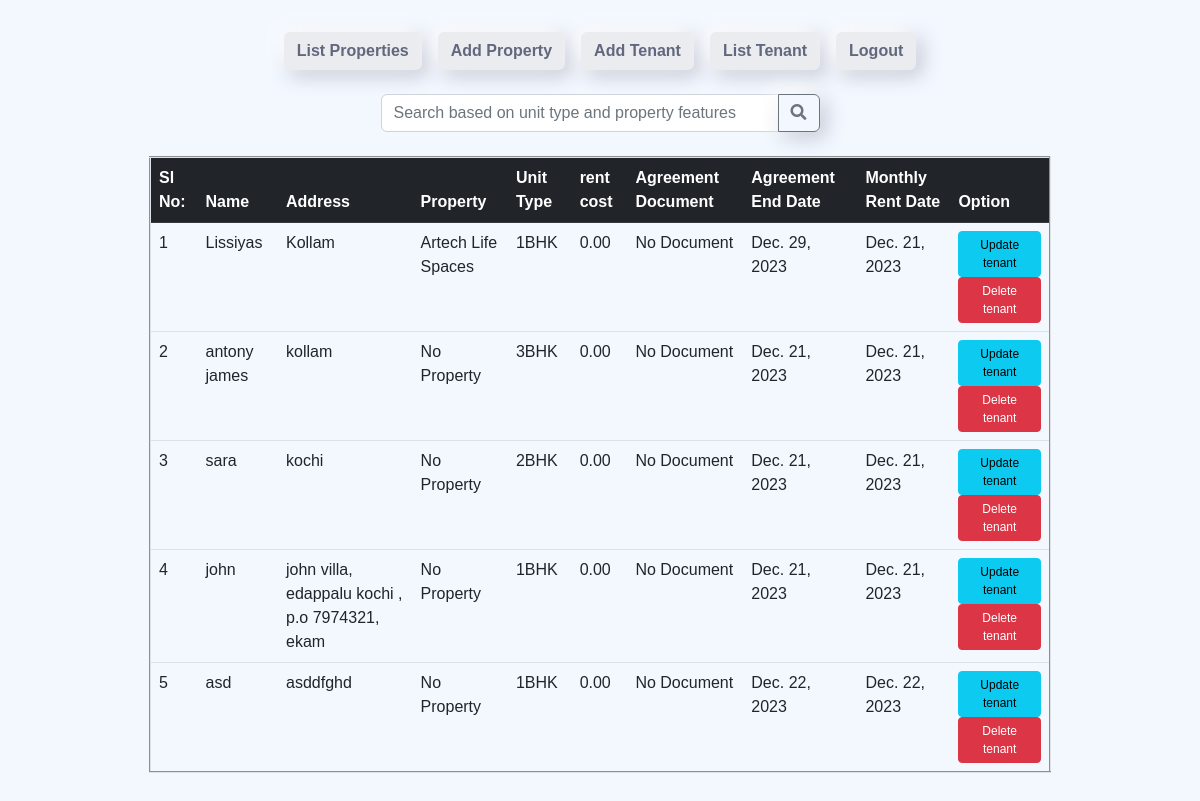
Page /list-tenant/ (signed in) on the earlier database version.
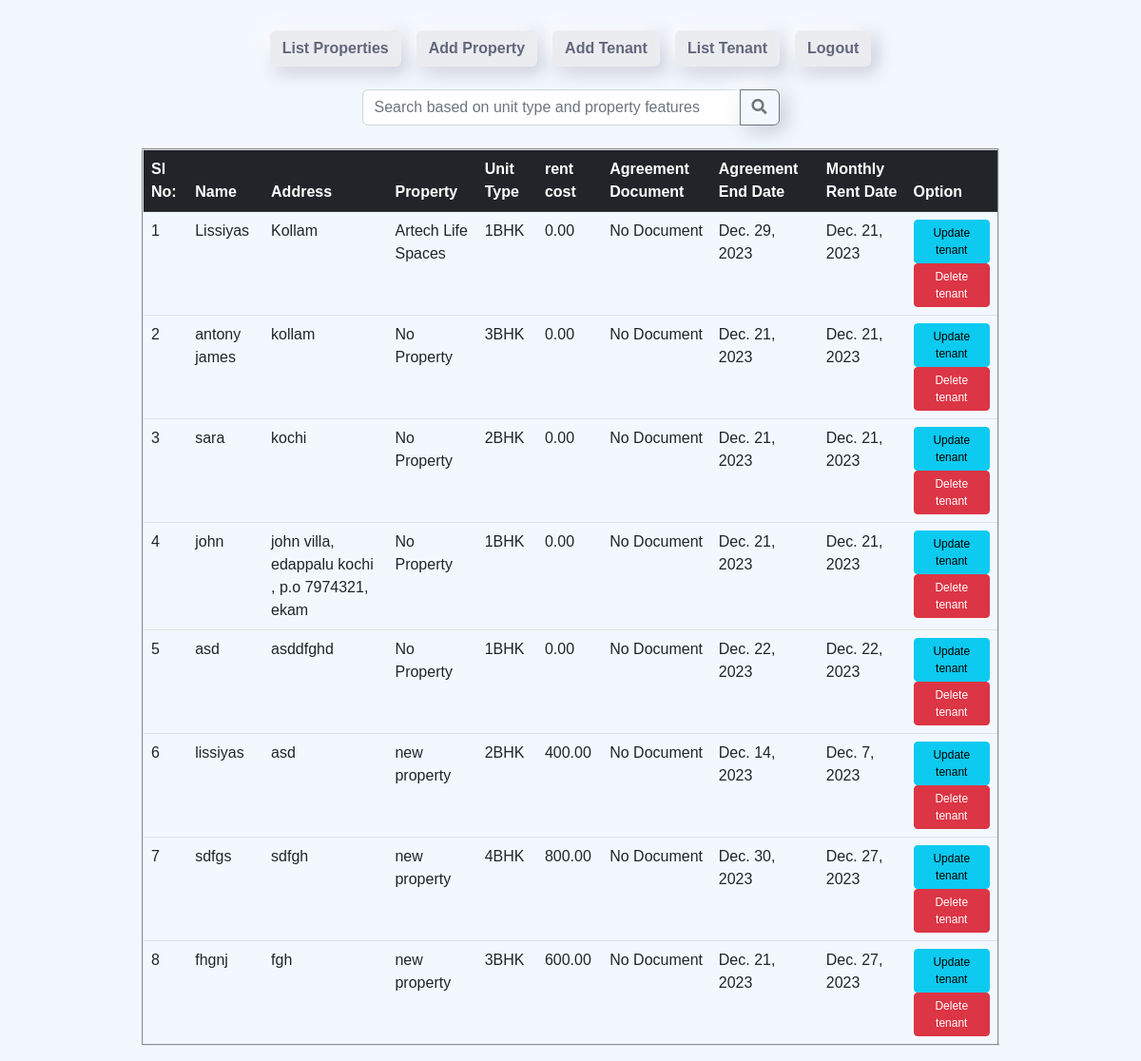
Same page on the later database version.
### estate_admin/models.py (models this page shows, shortened)
class Tenant(models.Model):
    name = models.CharField(max_length=255)
    address = models.TextField()
    property = models.ForeignKey('Property', on_delete=models.SET_NULL, null=True, blank=True)
    unit_type = models.CharField(max_length=5, choices=UnitType.choices, default=UnitType.ONE_BHK)
    agreement_end_date = models.DateField(default=datetime.date.today)
    monthly_rent_date = models.DateField(default=datetime.date.today)
    rent_cost = models.DecimalField(max_digits=10, decimal_places=2, default=0.0)
    document = models.FileField(upload_to='tenant_documents', null=True, blank=True)

class Property(models.Model):
    name = models.CharField(max_length=255)
    address = models.TextField()
    location = models.TextField(default='tvm')
    features = models.TextField(default='superb')
    flats_1bhk = models.PositiveIntegerField(default=0)
    flats_2bhk = models.PositiveIntegerField(default=0)
    flats_3bhk = models.PositiveIntegerField(default=0)
    flats_4bhk = models.PositiveIntegerField(default=0)
    cost_1bhk = models.DecimalField(max_digits=10, decimal_places=2, default=0.0)
    cost_2bhk = models.DecimalField(max_digits=10, decimal_places=2, default=0.0)
    cost_3bhk = models.DecimalField(max_digits=10, decimal_places=2, default=0.0)
    cost_4bhk = models.DecimalField(max_digits=10, decimal_places=2, default=0.0)

### estate_admin/views.py (the view)
# urls.py: path('list-tenant/', views.list_tenants, name='list_tenants'),
@login_required
def list_tenants(request):
    search_query = request.GET.get('search_query', '').strip()
    tenants = Tenant.objects.all()
    if search_query:
        tenants = tenants.filter(
            Q(unit_type__icontains=search_query) |
            Q(property__features__icontains=search_query)
        )
    context = {
        'tenants': tenants
    }
    return render(request, 'estate_admin/list_tenants.html', context)

### estate_admin/templates/estate_admin/list_tenants.html (shortened to what this page needs)
{% extends "estate_admin/index.html" %}
{% load static %}
{% block content %}
<link rel="stylesheet" href="{% static 'estate_admin/list_tenants.css' %}">
<div class="container">
    <form method="get" action="{% url 'list_tenants' %}" class="mt-3">
        <div class="row justify-content-center">
            <div class="col-md-6">
                <div class="input-group">
                    <input type="text" name="search_query" id="search_query" class="form-control" value="{{ request.GET.search_query }}" placeholder="Search based on unit type and property features">
                    <button type="submit" class="btn btn-outline-secondary">
                        <i class="fa fa-search" aria-hidden="true"></i>
                    </button>
                </div>
            </div>
        </div>
    </form>
    <div class="mt-4">
   <div class="table-responsive">
   <table border="2" class="table">
    <thead class="table-dark">
        <tr>
            <th scope="col">Sl No:</th>
            <th scope="col">Name</th>
            <th scope="col">Address</th>
            <th scope="col">Property</th>
            <th scope="col">Unit Type</th>
            <th scope="col">rent cost</th>
            <th scope="col">Agreement Document</th>
            <th scope="col">Agreement End Date</th>
            <th scope="col">Monthly Rent Date</th>
            <th scope="col">Option</th>
        </tr>
    </thead>
    <tbody>
        {% for tenant in tenants %}
            <tr>
                <td>{{ forloop.counter }}</td>
                <td>{{ tenant.name }}</td>
                <td>{{ tenant.address }}</td>
                <td>
                    {% if tenant.property %}
                        {{ tenant.property.name }}
                    {% else %}
                        No Property
                    {% endif %}
                </td>
                <td>{{ tenant.unit_type }}</td>
                <td>{{ tenant.rent_cost }}</td>
                <td>
                    {% if tenant.document %}
                        <a href="{{ tenant.document.url }}" download="{{ tenant.document.name }}">Download PDF</a>
                    {% else %}
                        No Document
                    {% endif %}
                </td>
                <td>{{ tenant.agreement_end_date }}</td>
                <td>{{ tenant.monthly_rent_date }}</td>
                <td><a href="{% url 'update_tenant' tenant_id=tenant.id %}" class="btn equal-btn-width btn-info btn-sm d-block d-md-inline-block mb-2 mb-md-0"
                    style="--bs-btn-padding-y: .25rem; --bs-btn-padding-x: .5rem; --bs-btn-font-size: .75rem;">Update tenant</a>
                 <a href="{% url 'delete_tenant' tenant_id=tenant.id %}" class="btn equal-btn-width btn-danger btn-sm d-block d-md-inline-block mb-2 mb-md-0"
                    style="--bs-btn-padding-y: .25rem; --bs-btn-padding-x: .5rem; --bs-btn-font-size: .75rem;">Delete tenant</a> </td>
            </tr>
        {% endfor %}
    </tbody>
</table>
</div>
</div>
</div>
{% endblock content %}

### estate_admin/templates/estate_admin/index.html (shortened to what this page needs)
{% load static %}
<!DOCTYPE html>
<html lang="en">
<head>
  <link href="https://cdn.jsdelivr.net/npm/bootstrap@5.2.3/dist/css/bootstrap.min.css" rel="stylesheet">
  <link href="https://getbootstrap.com/docs/5.2/assets/css/docs.css" rel="stylesheet">
  <link href="https://cdnjs.cloudflare.com/ajax/libs/font-awesome/5.15.1/css/all.min.css" rel="stylesheet">
  <link rel="stylesheet" href="{% static 'estate_admin/styles.css' %}">
  <link rel="stylesheet" href="">
</head>
<body>
  <div class="container mt-4">
    {% if not request.user.is_authenticated %}
      <div class="row justify-content-center mt-4">
        <div class="col-md-6 col-8 text-center login">
          <h1 >Real Estate Management Module</h1>
          <form method="post" action="{% url 'login' %}">
            {% csrf_token %}
            <div class="mb-3">
              <label for="email" class="form-label">Email:</label>
              <input type="email" name="email" id="email" class="form-control" required>
          </div>
            <div class="mb-3">
              <label for="password" class="form-label">Password:</label>
              <input type="password" name="password" id="password" class="form-control" required>
            </div>
            <button type="submit" class="btn btn-home ">Login</button>
            {% if messages %}
            <div class="mt-3">
              {% for message in messages %}
              <div class="alert {% if message.tags %}alert-{{ message.tags }}{% endif %}">{{ message }}</div>
              {% endfor %}
            </div>
            {% endif %}
          </form>
        </div>
      </div>
    {% else %}
      <div class="row justify-content-center">
        <div class="col-8 text-center">
          <div class="d-flex justify-content-center flex-wrap">
            <div class="p-2">
              <a class="btn btn-home btn-block" href="{% url 'list_properties' %}">List Properties</a>
            </div>
            <div class="p-2">
              <a class="btn btn-home btn-block" href="{% url 'add_property' %}">Add Property</a>
            </div>
            <div class="p-2">
              <a class="btn btn-home btn-block" href="{% url 'add_tenant' %}">Add Tenant</a>
            </div>
            <div class="p-2">
              <a class="btn btn-home btn-block" href="{% url 'list_tenants' %}">List Tenant</a>
            </div>
            <div class="p-2">
              <a class="btn btn-home btn-block" href="{% url 'logout' %}">Logout</a>
            </div>
          </div>
        </div>
      </div>
    {% endif %}
    <div class="row justify-content-center">
      <div class="col-md-10 col-12">
        {% block content %}{% endblock content %}
      </div>
    </div>
  </div>
</body>
</html>

### estate_admin/static/estate_admin/styles.css (style rules this page uses)
body { background-color: #F3F8FF; font-family: 'Lucida Sans', 'Lucida Sans Regular', 'Lucida Grande', 'Lucida Sans Unicode', Geneva, Verdana, sans-serif; }
:root { --color-shadow: #BABECC; --color-white: #FFF; }
.btn-home { color: #61677C; font-weight: 900; background-color: #EBECF0; box-shadow: -5px -5px 20px var(--color-white), 5px 5px 20px var(--color-shadow); transition: all 0.2s ease-in-out; }
button { color: #61677C; font-weight: 900; background-color: #EBECF0; box-shadow: -5px -5px 20px var(--color-white), 5px 5px 20px var(--color-shadow); transition: all 0.2s ease-in-out; }

### estate_admin/static/estate_admin/list_tenants.css (style rules this page uses)
.container { min-height: 100vh; }
.equal-btn-width { width: 100%; }

Differences in the rows shown:
added Tenant: name "lissiyas", address "asd", property.name "new property", unit_type "2BHK", rent_cost "400.00", shows "No Document", agreement_end_date "Dec. 14, 2023", monthly_rent_date "Dec. 7, 2023"
added Tenant: name "sdfgs", address "sdfgh", property.name "new property", unit_type "4BHK", rent_cost "800.00", shows "No Document", agreement_end_date "Dec. 30, 2023", monthly_rent_date "Dec. 27, 2023"
added Tenant: name "fhgnj", address "fgh", property.name "new property", unit_type "3BHK", rent_cost "600.00", shows "No Document", agreement_end_date "Dec. 21, 2023", monthly_rent_date "Dec. 27, 2023"
